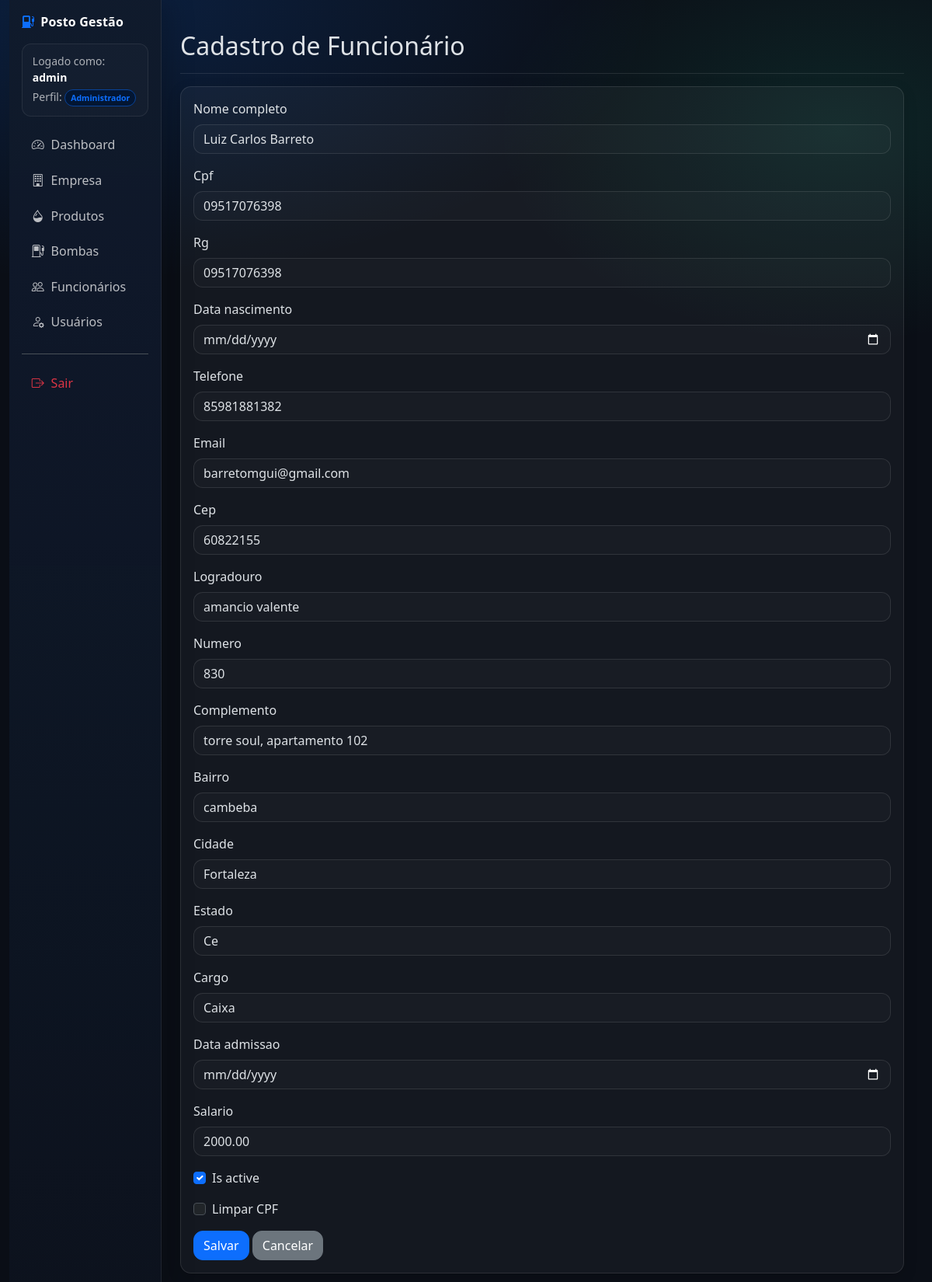
The app's page /funcionarios/_legacy/atualizar/1/ (signed in) with its own data.
### accounts/models.py (models this page shows, shortened)
class CustomUser(AbstractUser):
    PERFIL_CHOICES = (
        ('ADMIN', 'Administrador'),
        ('GERENTE', 'Gerente'),
        ('OPERADOR', 'Operador'),
    )
    nome_completo = models.CharField('Nome completo', max_length=255, default='')
    perfil = models.CharField(max_length=10, choices=PERFIL_CHOICES, default='OPERADOR')
    data_cadastro = models.DateTimeField(auto_now_add=True)
    REQUIRED_FIELDS = ["email", "nome_completo"]

### funcionarios/models.py (models this page shows, shortened)
class Funcionario(models.Model):
    nome_completo = models.CharField(max_length=255)
    cpf = models.CharField(max_length=14, unique=True, validators=[validate_cpf])
    rg = models.CharField(max_length=20)
    data_nascimento = models.DateField()
    telefone = models.CharField(max_length=20)
    email = models.EmailField()
    cep = models.CharField(max_length=9)
    logradouro = models.CharField(max_length=255)
    numero = models.CharField(max_length=10)
    complemento = models.CharField(max_length=255, blank=True, null=True)
    bairro = models.CharField(max_length=100)
    cidade = models.CharField(max_length=100)
    estado = models.CharField(max_length=2)
    cargo = models.CharField(max_length=100)
    data_admissao = models.DateField()
    salario = models.DecimalField(max_digits=10, decimal_places=2)
    is_active = models.BooleanField(default=True)
    data_cadastro = models.DateTimeField(auto_now_add=True)

### funcionarios/views.py (the view)
# urls.py: path('_legacy/atualizar/<int:pk>/', views.FuncionarioUpdateView.as_view(), name='update'),
class FuncionarioUpdateView(LoginRequiredMixin, GerenteRequiredMixin, AuditLogMixin, FlashSuccessMessageMixin, UpdateView):
    audit_action = 'UPDATE'
    model = Funcionario
    form_class = FuncionarioForm
    template_name = 'funcionarios/funcionario_form.html'
    success_url = reverse_lazy('funcionario_list')
    success_message = 'Funcionário atualizado com sucesso!'

### funcionarios/forms.py
class FuncionarioForm(forms.ModelForm):
    class Meta:
        model = Funcionario
        exclude = ['data_cadastro']
        widgets = {
            'data_nascimento': forms.DateInput(attrs={'type': 'date'}),
            'data_admissao': forms.DateInput(attrs={'type': 'date'}),
        }
    clear_cpf = forms.BooleanField(required=False, label='Limpar CPF')

### core/mixins.py (called while the page is built)
    def test_func(self):
        return self.request.user.is_authenticated and self.request.user.perfil in ['ADMIN', 'GERENTE']

### funcionarios/templates/funcionarios/funcionario_form.html (shortened to what this page needs)
{% extends 'base.html' %}
{% load django_bootstrap5 %}
{% block content %}
<div class="d-flex justify-content-between flex-wrap flex-md-nowrap align-items-center pt-3 pb-2 mb-3 border-bottom">
    <h1 class="h2">Cadastro de Funcionário</h1>
</div>
<div class="card">
    <div class="card-body">
        <form method="post">
            {% bootstrap_form form %}
            <div class="mt-3">
                <button type="submit" class="btn btn-primary">Salvar</button>
                <a href="{% url 'funcionario_list' %}" class="btn btn-secondary">Cancelar</a>
            </div>
        </form>
    </div>
</div>
{% endblock %}

### templates/base.html (shortened to what this page needs)
{% load django_bootstrap5 %}
{% load static %}
<!DOCTYPE html>
<html lang="pt-br" data-bs-theme="dark">
<head>
    {% bootstrap_css %}
    <link rel="stylesheet" href="https://cdn.jsdelivr.net/npm/bootstrap-icons@1.11.3/font/bootstrap-icons.min.css">
    <link rel="stylesheet" href="{% static 'css/app.css' %}">
</head>
<body>
<div class="container-fluid app-shell">
    <div class="row g-0">
        {% if user.is_authenticated %}
        {% with current=request.resolver_match.url_name %}
        <aside class="col-md-3 col-lg-2 d-md-block sidebar p-3">
            <div class="d-flex align-items-center justify-content-between mb-3">
                <div class="brand text-white">
                    <i class="bi bi-fuel-pump-fill me-2 text-primary"></i>Posto Gestão
                </div>
            </div>
            <div class="small text-muted mb-3 user-chip">
                Logado como: <strong class="text-white">{{ user.username }}</strong>
                <div class="mt-1">
                    Perfil:
                    <span class="badge bg-primary-subtle text-primary border border-primary-subtle">
                        {{ user.get_perfil_display }}
                    </span>
                </div>
            </div>
            <ul class="nav nav-pills flex-column gap-1">
                <li class="nav-item">
                    <a href="{% url 'dashboard' %}" class="nav-link {% if current == 'dashboard' %}active{% endif %}">
                        <i class="bi bi-speedometer2"></i> Dashboard
                    </a>
                </li>
                {% if user.perfil != 'OPERADOR' %}
                <li class="nav-item">
                    <a href="{% url 'empresa_detail' %}" class="nav-link {% if current == 'empresa_detail' or current == 'empresa_create' or current == 'empresa_update' %}active{% endif %}">
                        <i class="bi bi-building"></i> Empresa
                    </a>
                </li>
                {% endif %}
                <li class="nav-item">
                    <a href="{% url 'produto_list' %}" class="nav-link {% if current == 'produto_list' or current == 'produto_create' or current == 'produto_update' %}active{% endif %}">
                        <i class="bi bi-droplet-half"></i> Produtos
                    </a>
                </li>
                <li class="nav-item">
                    <a href="{% url 'bomba_list' %}" class="nav-link {% if current == 'bomba_list' or current == 'bomba_create' or current == 'bomba_update' %}active{% endif %}">
                        <i class="bi bi-fuel-pump"></i> Bombas
                    </a>
                </li>
                <li class="nav-item">
                    <a href="{% url 'funcionario_list' %}" class="nav-link {% if current == 'funcionario_list' or current == 'funcionario_create' or current == 'funcionario_update' %}active{% endif %}">
                        <i class="bi bi-people"></i> Funcionários
                    </a>
                </li>
                {% if user.perfil == 'ADMIN' %}
                <li class="nav-item">
                    <a href="{% url 'user_list' %}" class="nav-link {% if current == 'user_list' or current == 'user_create' or current == 'user_update' %}active{% endif %}">
                        <i class="bi bi-person-gear"></i> Usuários
                    </a>
                </li>
                {% endif %}
                <li class="nav-item mt-3 pt-3 border-top app-border">
                    <form action="{% url 'logout' %}" method="post">
                        <button type="submit" class="nav-link w-100 text-start text-danger border-0 bg-transparent">
                            <i class="bi bi-box-arrow-right"></i> Sair
                        </button>
                    </form>
                </li>
            </ul>
        </aside>
        {% endwith %}
        <main class="col-md-9 col-lg-10 content">
        {% else %}
        <main class="col-12 content">
        {% endif %}
            {% block content %}{% endblock %}
        </main>
    </div>
</div>
</body>
</html>

### static/css/app.css (style rules this page uses)
:root { --app-bg: #0b0f17; --sidebar-bg: #0f1624; --card-bg: rgba(255,255,255,.04); --card-border: rgba(255,255,255,.10); --muted: rgba(255,255,255,.65); }
body { background: radial-gradient(1200px 600px at 10% 0%, rgba(13,110,253,.18), transparent 60%), radial-gradient(800px 500px at 90% 10%, rgba(32,201,151,.12), transparent 55%), var(--app-bg); }
.app-shell { min-height: 100vh; }
.sidebar { min-height: 100vh; background: linear-gradient(180deg, rgba(16,26,44,.98), rgba(12,18,30,.95)); border-right: 1px solid rgba(255,255,255,.08); box-shadow: 12px 0 30px rgba(0,0,0,.18); }
.sidebar .brand { font-weight: 700; letter-spacing: .2px; }
.user-chip { border: 1px solid rgba(255,255,255,.08); background: rgba(255,255,255,.02); border-radius: 12px; padding: .7rem .8rem; }
.sidebar .nav-link { color: rgba(255,255,255,.72); border-radius: 10px; padding: .55rem .8rem; display: flex; gap: .55rem; align-items: center; transition: all .2s ease; }
.content { padding: 24px; }
.card { background: var(--card-bg); border: 1px solid var(--card-border); border-radius: 14px; box-shadow: 0 6px 18px rgba(0,0,0,.15); }
.border-bottom { border-color: rgba(255,255,255,.10)!important; }
.text-muted { color: var(--muted)!important; }
.form-control, .form-select { border-radius: 12px; background-color: rgba(255,255,255,.02); border-color: rgba(255,255,255,.12); }
.btn { border-radius: 12px; }
.badge { border-radius: 999px; padding: .45em .65em; font-weight: 600; }

### records on screen
CustomUser: username "admin", perfil "Administrador"
Funcionario: nome_completo "Luiz Carlos Barreto", cpf "09517076398", rg "09517076398", telefone "85981881382", email "barretomgui@gmail.com", cep "60822155", logradouro "amancio valente", numero "830", complemento "torre soul, apartamento 102", bairro "cambeba", cidade "Fortaleza", estado "Ce", cargo "Caixa", salario "2000.00", is_active "☑"
